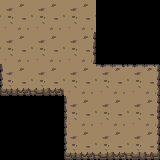

Rendered tile map (Tiled .tmx) drawn with the repository's tilesets; below, a short description and the full map source, tile grids included:
An orthogonal 5x5 tile map with 32x32 px tiles, 1 tile layer (auril) and 1 object (player_spawn).

<map version="1.9" tiledversion="1.9.2" orientation="orthogonal" renderorder="left-up" width="5" height="5" tilewidth="32" tileheight="32" infinite="0" nextlayerid="4" nextobjectid="3">
 <tileset firstgid="1" source="world_tiles.tsx" />
 <layer id="1" name="auril" width="5" height="5">
  <data encoding="csv">
23,23,23,0,0,
23,23,24,0,0,
25,26,23,20,21,
0,0,22,23,24,
0,0,25,26,27
</data>
 </layer>
 <objectgroup id="3" name="objects">
  <object id="1" name="player_spawn" x="32.2959" y="37.4198">
   <point />
  </object>
 </objectgroup>
</map>